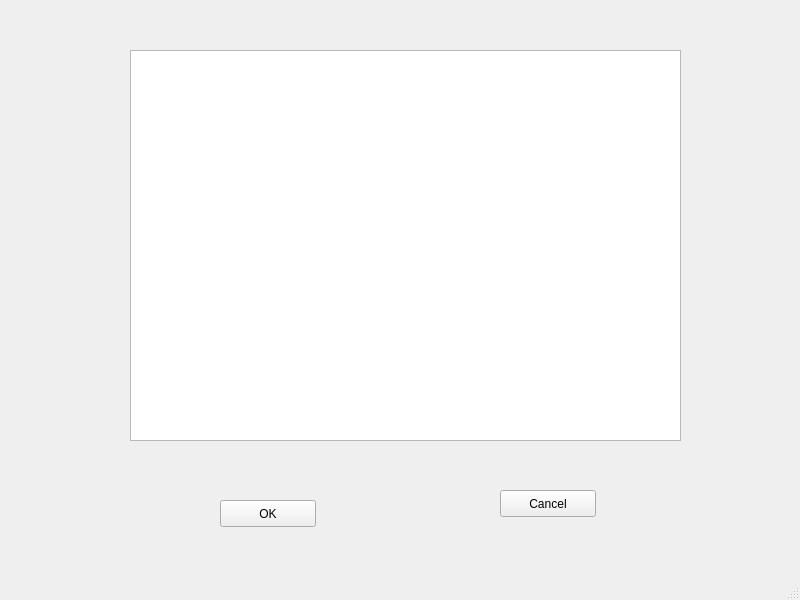
<?xml version="1.0" encoding="UTF-8"?>
<ui version="4.0">
 <class>MainWindow</class>
 <widget class="QMainWindow" name="MainWindow">
  <property name="geometry">
   <rect>
    <x>0</x>
    <y>0</y>
    <width>800</width>
    <height>600</height>
   </rect>
  </property>
  <property name="windowTitle">
   <string>MainWindow</string>
  </property>
  <widget class="QWidget" name="centralwidget">
   <widget class="QPushButton" name="pushButton">
    <property name="geometry">
     <rect>
      <x>220</x>
      <y>500</y>
      <width>96</width>
      <height>27</height>
     </rect>
    </property>
    <property name="text">
     <string>OK</string>
    </property>
   </widget>
   <widget class="QPushButton" name="pushButton_2">
    <property name="geometry">
     <rect>
      <x>500</x>
      <y>490</y>
      <width>96</width>
      <height>27</height>
     </rect>
    </property>
    <property name="text">
     <string>Cancel</string>
    </property>
   </widget>
   <widget class="QTextEdit" name="textEdit">
    <property name="geometry">
     <rect>
      <x>130</x>
      <y>50</y>
      <width>551</width>
      <height>391</height>
     </rect>
    </property>
   </widget>
  </widget>
  <widget class="QMenuBar" name="menubar">
   <property name="geometry">
    <rect>
     <x>0</x>
     <y>0</y>
     <width>800</width>
     <height>27</height>
    </rect>
   </property>
  </widget>
  <widget class="QStatusBar" name="statusbar"/>
 </widget>
 <resources/>
 <connections/>
</ui>
